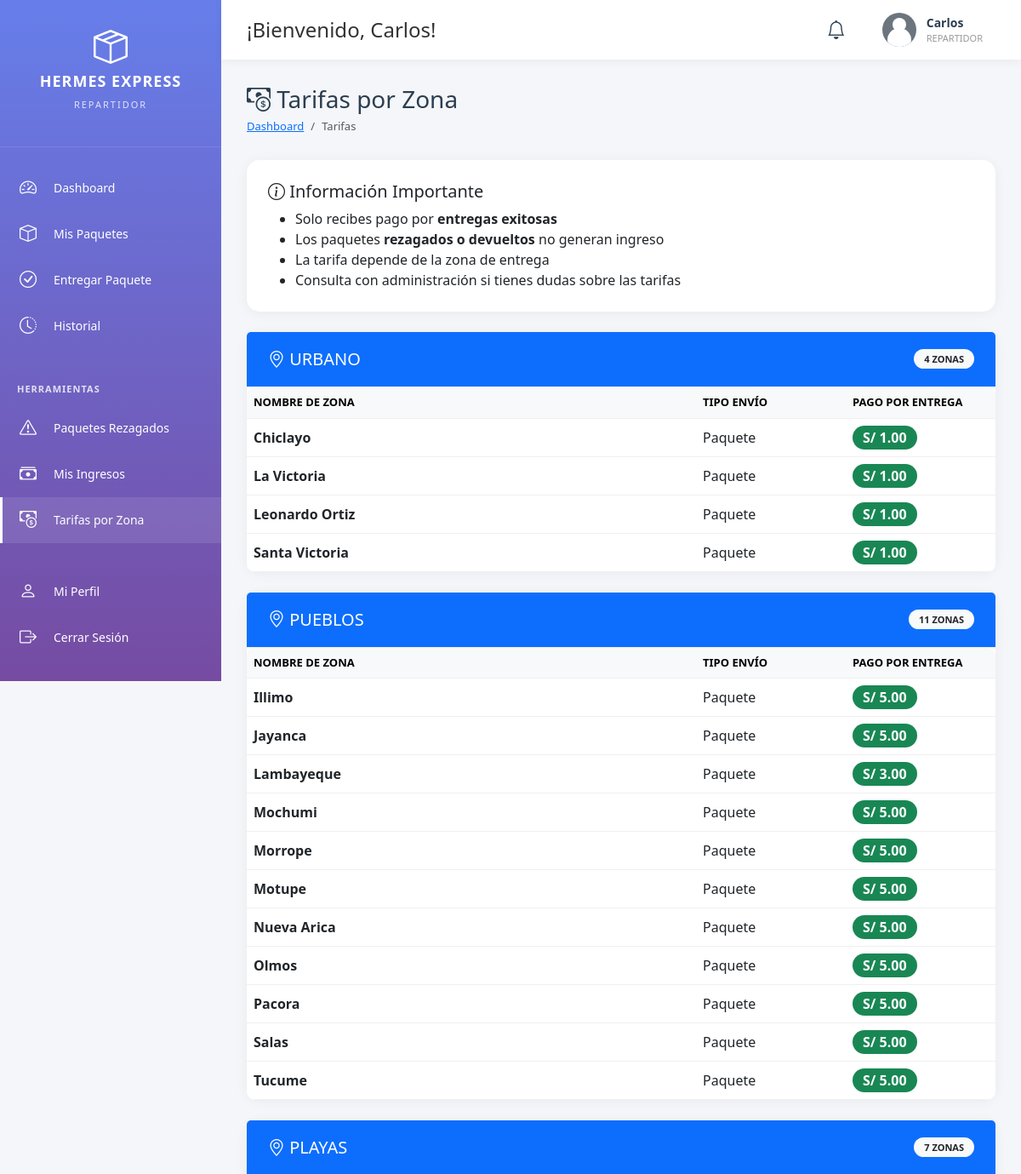
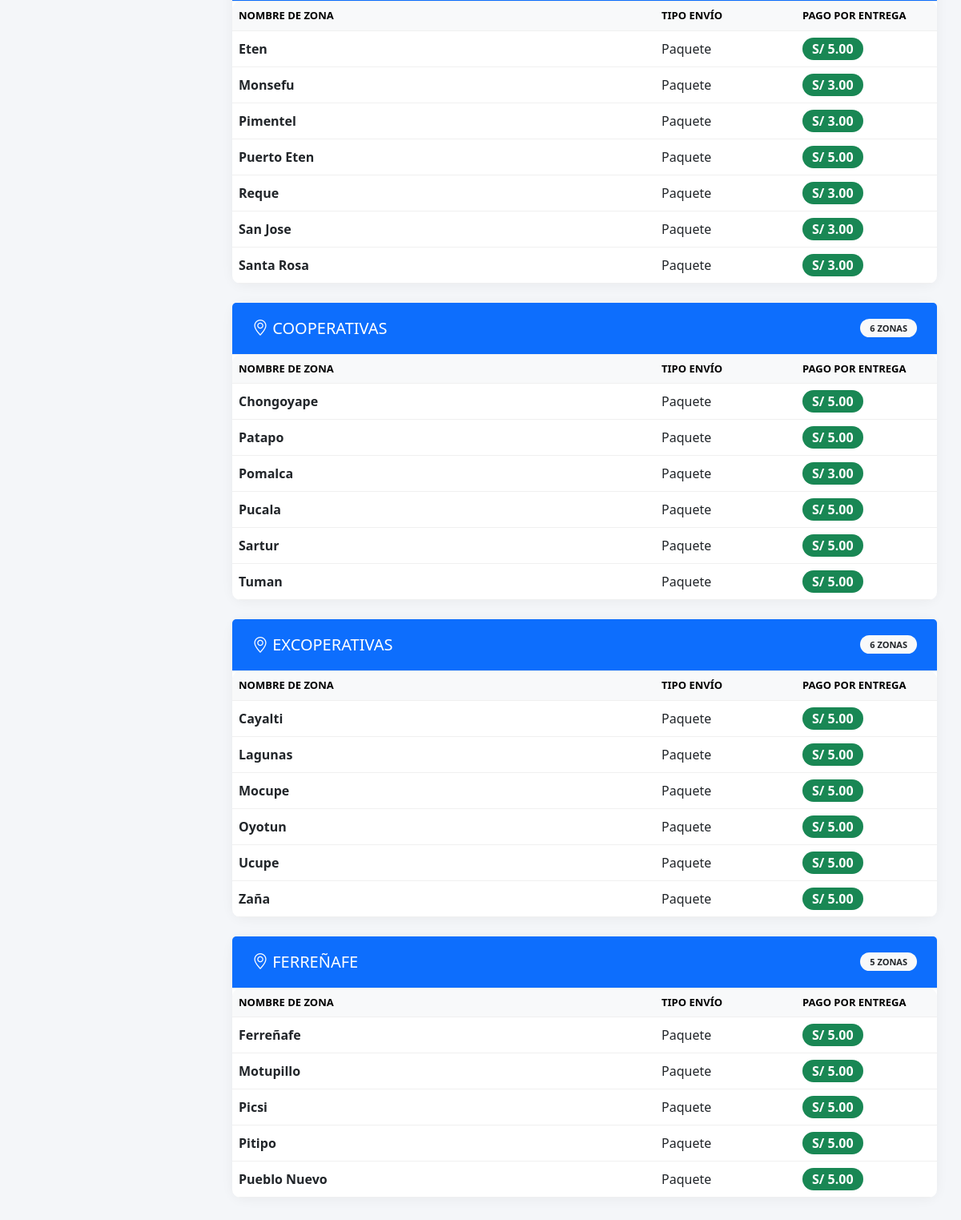
The page /repartidor/tarifas.php (signed in) on the database its author committed (2 pictures, top to bottom).
### tables this page shows
CREATE TABLE IF NOT EXISTS zonas_tarifas (
    id INT PRIMARY KEY AUTO_INCREMENT,
    categoria VARCHAR(50) NOT NULL COMMENT 'URBANO, PUEBLOS, PLAYAS, COOPERATIVAS, EXCOPERATIVAS, FERREÑAFE',
    nombre_zona VARCHAR(100) NOT NULL,
    tipo_envio VARCHAR(50) DEFAULT 'Paquete',
    tarifa_repartidor DECIMAL(10, 2) NOT NULL COMMENT 'Monto que recibe el repartidor por entrega',
    activo BOOLEAN DEFAULT TRUE,
    fecha_creacion TIMESTAMP DEFAULT CURRENT_TIMESTAMP,
    fecha_actualizacion TIMESTAMP DEFAULT CURRENT_TIMESTAMP ON UPDATE CURRENT_TIMESTAMP,
    INDEX idx_categoria (categoria),
    INDEX idx_activo (activo),
    UNIQUE KEY unique_zona (categoria, nombre_zona)
);

### config/database.php (called while the page is built, shortened)
<?php
class Database {
    private static $instance = null;
    public static function getInstance() {
        if (self::$instance === null) {
            self::$instance = new Database();
        }
        return self::$instance;
    }
    public function fetchAll($result) {
        $rows = [];
        if ($result && is_object($result)) {
            if ($result instanceof mysqli_result) {
                while ($row = $result->fetch_assoc()) {
                    $rows[] = $row;
                }
            }
        } elseif (is_array($result)) {
            return $result;
        }
        return $rows;
    }
}
?>

### repartidor/tarifas.php (the view, shortened to what this page needs)
<?php
$db = Database::getInstance()->getConnection();
$stmt = $db->query("
    SELECT * FROM zonas_tarifas
    WHERE activo = 1
    ORDER BY
        FIELD(categoria, 'URBANO', 'PUEBLOS', 'PLAYAS', 'COOPERATIVAS', 'EXCOPERATIVAS', 'FERREÑAFE'),
        nombre_zona ASC
");
$todasTarifas = Database::getInstance()->fetchAll($stmt);
$tarifasPorCategoria = [];
foreach ($todasTarifas as $tarifa) {
    $tarifasPorCategoria[$tarifa['categoria']][] = $tarifa;
}
?>
<!DOCTYPE html>
<html lang="es">
<head>
    <link href="https://cdn.jsdelivr.net/npm/bootstrap@5.3.0/dist/css/bootstrap.min.css" rel="stylesheet">
    <link rel="stylesheet" href="https://cdn.jsdelivr.net/npm/bootstrap-icons@1.11.0/font/bootstrap-icons.css">
    <link rel="stylesheet" href="../assets/css/dashboard.css">
</head>
<body>
    <?php include 'includes/sidebar.php'; ?>
    <div class="main-content">
        <?php include 'includes/header.php'; ?>
        <div class="page-content">
            <div class="page-title">
                <h1><i class="bi bi-cash-coin"></i> Tarifas por Zona</h1>
                <nav aria-label="breadcrumb">
                    <ol class="breadcrumb">
                        <li class="breadcrumb-item"><a href="dashboard.php">Dashboard</a></li>
                        <li class="breadcrumb-item active">Tarifas</li>
                    </ol>
                </nav>
            </div>
            <div class="card mb-4">
                <div class="card-body">
                    <h5><i class="bi bi-info-circle"></i> Información Importante</h5>
                    <ul class="mb-0">
                        <li>Solo recibes pago por <strong>entregas exitosas</strong></li>
                        <li>Los paquetes <strong>rezagados o devueltos</strong> no generan ingreso</li>
                        <li>La tarifa depende de la zona de entrega</li>
                        <li>Consulta con administración si tienes dudas sobre las tarifas</li>
                    </ul>
                </div>
            </div>
            <?php foreach ($tarifasPorCategoria as $categoria => $tarifas): ?>
                <div class="card mb-4">
                    <div class="card-header bg-primary text-white">
                        <h5 class="mb-0">
                            <i class="bi bi-geo-alt"></i> <?php echo htmlspecialchars($categoria); ?>
                            <span class="badge bg-light text-dark float-end"><?php echo count($tarifas); ?> zonas</span>
                        </h5>
                    </div>
                    <div class="card-body p-0">
                        <div class="table-responsive">
                            <table class="table table-hover mb-0">
                                <thead class="table-light">
                                    <tr>
                                        <th width="60%">Nombre de Zona</th>
                                        <th width="20%">Tipo Envío</th>
                                        <th width="20%">Pago por Entrega</th>
                                    </tr>
                                </thead>
                                <tbody>
                                    <?php foreach ($tarifas as $tarifa): ?>
                                        <tr>
                                            <td><strong><?php echo htmlspecialchars($tarifa['nombre_zona']); ?></strong></td>
                                            <td><?php echo htmlspecialchars($tarifa['tipo_envio']); ?></td>
                                            <td>
                                                <span class="badge bg-success fs-6">
                                                    S/ <?php echo number_format($tarifa['tarifa_repartidor'], 2); ?>
                                                </span>
                                            </td>
                                        </tr>
                                    <?php endforeach; ?>
                                </tbody>
                            </table>
                        </div>
                    </div>
                </div>
            <?php endforeach; ?>
        </div>
    </div>
</body>
</html>

### assets/css/dashboard.css (style rules this page uses)
:root { --primary-color: #667eea; --secondary-color: #764ba2; --success-color: #28a745; --danger-color: #dc3545; --warning-color: #ffc107; --info-color: #17a2b8; --dark-color: #2c3e50; --light-color: #f8f9fa; --sidebar-width: 260px; --header-height: 70px; }
* { margin: 0; padding: 0; box-sizing: border-box; }
body { font-family: 'Segoe UI', Tahoma, Geneva, Verdana, sans-serif; background: #f4f6f9; color: #333; overflow-x: hidden; }
.main-content { margin-left: var(--sidebar-width); margin-top: var(--header-height); min-height: calc(100vh - var(--header-height)); width: calc(100% - var(--sidebar-width)); flex: 1; padding: 0; }
.page-content { padding: 30px; }
.page-title { margin-bottom: 30px; }
.page-title h1 { font-size: 28px; color: var(--dark-color); margin-bottom: 5px; }
.page-title .breadcrumb { background: none; padding: 0; margin: 0; font-size: 13px; }
.card { background: white; border-radius: 15px; box-shadow: 0 2px 15px rgba(0, 0, 0, 0.05); margin-bottom: 25px; border: none; }
.card-header { background: none; border-bottom: 1px solid #f0f0f0; padding: 20px 25px; }
.card-body { padding: 25px; }
.table-responsive { border-radius: 10px; overflow: hidden; }
table { width: 100%; margin-bottom: 0; }
thead { background: #f8f9fa; }
th { padding: 15px; font-weight: 600; font-size: 13px; text-transform: uppercase; color: #666; }
td { padding: 15px; vertical-align: middle; }
tr { border-bottom: 1px solid #f0f0f0; }
.badge { padding: 6px 12px; border-radius: 20px; font-size: 11px; font-weight: 600; text-transform: uppercase; }

### rows shown on the page
zonas_tarifas: nombre_zona "Chiclayo", tipo_envio "Paquete", tarifa_repartidor "1.00"
zonas_tarifas: nombre_zona "La Victoria", tipo_envio "Paquete", tarifa_repartidor "1.00"
zonas_tarifas: nombre_zona "Leonardo Ortiz", tipo_envio "Paquete", tarifa_repartidor "1.00"
zonas_tarifas: nombre_zona "Santa Victoria", tipo_envio "Paquete", tarifa_repartidor "1.00"
zonas_tarifas: nombre_zona "Illimo", tipo_envio "Paquete", tarifa_repartidor "5.00"
zonas_tarifas: nombre_zona "Jayanca", tipo_envio "Paquete", tarifa_repartidor "5.00"
zonas_tarifas: nombre_zona "Lambayeque", tipo_envio "Paquete", tarifa_repartidor "3.00"
zonas_tarifas: nombre_zona "Mochumi", tipo_envio "Paquete", tarifa_repartidor "5.00"
zonas_tarifas: nombre_zona "Morrope", tipo_envio "Paquete", tarifa_repartidor "5.00"
zonas_tarifas: nombre_zona "Motupe", tipo_envio "Paquete", tarifa_repartidor "5.00"
zonas_tarifas: nombre_zona "Nueva Arica", tipo_envio "Paquete", tarifa_repartidor "5.00"
zonas_tarifas: nombre_zona "Olmos", tipo_envio "Paquete", tarifa_repartidor "5.00"
zonas_tarifas: nombre_zona "Pacora", tipo_envio "Paquete", tarifa_repartidor "5.00"
zonas_tarifas: nombre_zona "Salas", tipo_envio "Paquete", tarifa_repartidor "5.00"
zonas_tarifas: nombre_zona "Tucume", tipo_envio "Paquete", tarifa_repartidor "5.00"
zonas_tarifas: nombre_zona "Eten", tipo_envio "Paquete", tarifa_repartidor "5.00"
zonas_tarifas: nombre_zona "Monsefu", tipo_envio "Paquete", tarifa_repartidor "3.00"
zonas_tarifas: nombre_zona "Pimentel", tipo_envio "Paquete", tarifa_repartidor "3.00"
zonas_tarifas: nombre_zona "Puerto Eten", tipo_envio "Paquete", tarifa_repartidor "5.00"
zonas_tarifas: nombre_zona "Reque", tipo_envio "Paquete", tarifa_repartidor "3.00"
zonas_tarifas: nombre_zona "San Jose", tipo_envio "Paquete", tarifa_repartidor "3.00"
zonas_tarifas: nombre_zona "Santa Rosa", tipo_envio "Paquete", tarifa_repartidor "3.00"
zonas_tarifas: nombre_zona "Chongoyape", tipo_envio "Paquete", tarifa_repartidor "5.00"
zonas_tarifas: nombre_zona "Patapo", tipo_envio "Paquete", tarifa_repartidor "5.00"
zonas_tarifas: nombre_zona "Pomalca", tipo_envio "Paquete", tarifa_repartidor "3.00"
zonas_tarifas: nombre_zona "Pucala", tipo_envio "Paquete", tarifa_repartidor "5.00"
zonas_tarifas: nombre_zona "Sartur", tipo_envio "Paquete", tarifa_repartidor "5.00"
zonas_tarifas: nombre_zona "Tuman", tipo_envio "Paquete", tarifa_repartidor "5.00"
zonas_tarifas: nombre_zona "Cayalti", tipo_envio "Paquete", tarifa_repartidor "5.00"
zonas_tarifas: nombre_zona "Lagunas", tipo_envio "Paquete", tarifa_repartidor "5.00"
zonas_tarifas: nombre_zona "Mocupe", tipo_envio "Paquete", tarifa_repartidor "5.00"
zonas_tarifas: nombre_zona "Oyotun", tipo_envio "Paquete", tarifa_repartidor "5.00"
zonas_tarifas: nombre_zona "Ucupe", tipo_envio "Paquete", tarifa_repartidor "5.00"
zonas_tarifas: nombre_zona "Zaña", tipo_envio "Paquete", tarifa_repartidor "5.00"
zonas_tarifas: nombre_zona "Ferreñafe", tipo_envio "Paquete", tarifa_repartidor "5.00"
zonas_tarifas: nombre_zona "Motupillo", tipo_envio "Paquete", tarifa_repartidor "5.00"
zonas_tarifas: nombre_zona "Picsi", tipo_envio "Paquete", tarifa_repartidor "5.00"
zonas_tarifas: nombre_zona "Pitipo", tipo_envio "Paquete", tarifa_repartidor "5.00"
zonas_tarifas: nombre_zona "Pueblo Nuevo", tipo_envio "Paquete", tarifa_repartidor "5.00"

### other values the page prints
$_SESSION['nombre'] "Carlos"
$categoria "URBANO"
count($tarifas) "4"
$categoria "PUEBLOS"
count($tarifas) "11"
$categoria "PLAYAS"
count($tarifas) "7"
$categoria "COOPERATIVAS"
count($tarifas) "6"
$categoria "EXCOPERATIVAS"
$categoria "FERREÑAFE"
count($tarifas) "5"
